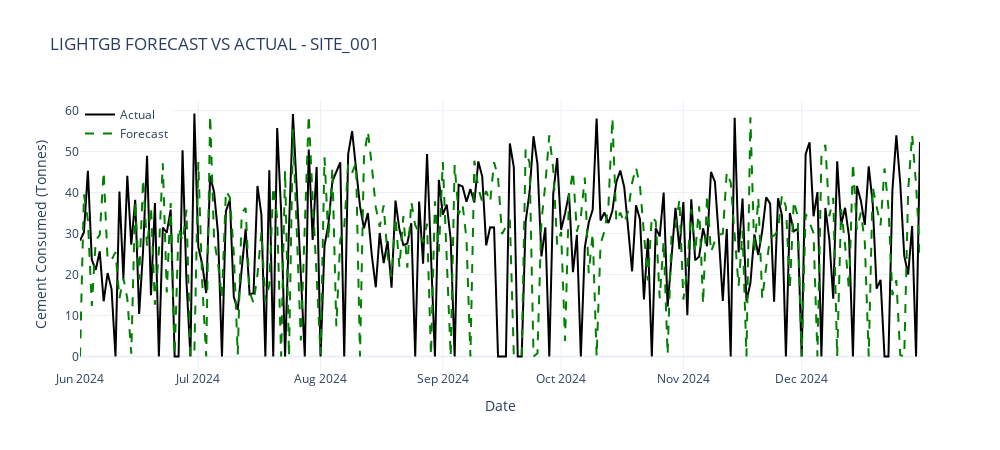

The cell this chart's notebook holds for it:
### Code cell
#visualisation SARIMAX Forecast Vs actual
fig = go.Figure()

# Actual Values
fig.add_trace(go.Scatter(
    x=y_test.index,
    y=y_test,
    mode='lines',
    name="Actual",
    line=dict(color='black')
))

# Forecast Values
fig.add_trace(go.Scatter(
    x=y_test.index,
    y=rf_forecast,
    mode='lines',
    name='Forecast',
    line=dict(color='green', dash='dash')
))

# Layout
fig.update_layout(
    title=f'LIGHTGB FORECAST VS ACTUAL - {site_id}',
    xaxis_title="Date",
    yaxis_title="Cement Consumed (Tonnes)",
    legend=dict(x=0, y=1),
    template='plotly_white',
    width=1000,
    height=450
)

fig.show()

### Figure 1 — Plotly figure (JSON) as saved in the notebook; plotly's stock layout.template omitted (floating-point values rounded to 4 significant figures; data arrays with more than 128 entries replaced by an {"elided": "..."} marker saying what was removed)
{"data": [{"line": {"color": "black"}, "mode": "lines", "name": "Actual", "type": "scatter", "x": {"elided": "214 str values"}, "y": {"elided": "214 float values"}}, {"line": {"color": "green", "dash": "dash"}, "mode": "lines", "name": "Forecast", "type": "scatter", "x": {"elided": "214 str values"}, "y": {"elided": "218 float values"}}], "layout": {"height": 450, "legend": {"x": 0, "y": 1}, "title": {"text": "LIGHTGB FORECAST VS ACTUAL - SITE_001"}, "width": 1000, "xaxis": {"autorange": true, "range": ["2024-06-01", "2024-12-31"], "title": {"text": "Date"}, "type": "date"}, "yaxis": {"autorange": true, "range": [-3.294, 62.58], "title": {"text": "Cement Consumed (Tonnes)"}, "type": "linear"}}}
